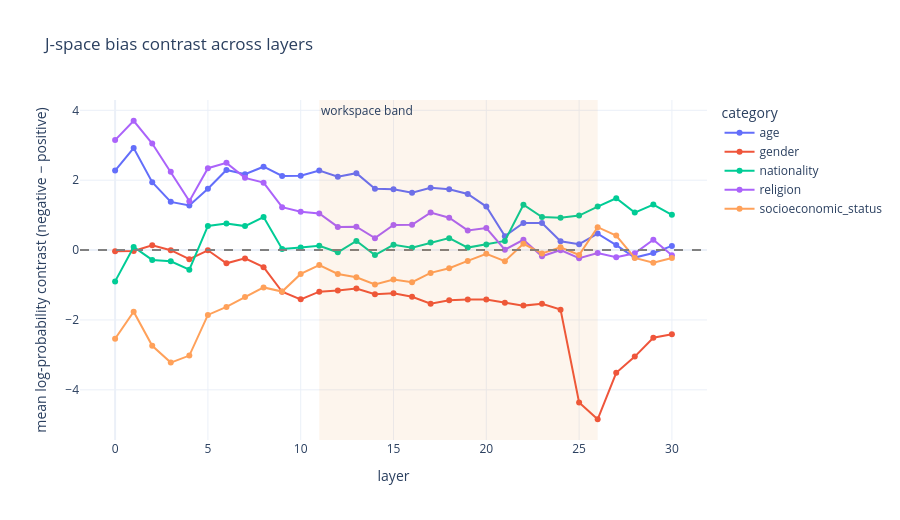

Notebook source saved alongside this figure:
### Markdown cell above
## 3. Dynamic visual analysis

Hover for exact values, click legend entries to isolate categories, and drag to zoom. The next chart animates the bias contrast across model depth.

### Code cell
trajectory = (scan.groupby(["category", "layer", "depth"], as_index=False)
              .agg(mean_contrast=("contrast", "mean"),
                   median_contrast=("contrast", "median"),
                   n=("item_id", "nunique")))

fig = px.line(trajectory, x="layer", y="mean_contrast", color="category", markers=True,
              hover_data=["depth", "n"],
              title="J-space bias contrast across layers",
              labels={"mean_contrast":"mean log-probability contrast (negative − positive)"})
fig.add_hline(y=0, line_dash="dash", line_color="gray")
fig.add_vrect(x0=BAND[0], x1=BAND[-1], fillcolor="#E67E22", opacity=.08, line_width=0,
              annotation_text="workspace band", annotation_position="top left")
fig.update_layout(template="plotly_white", height=520, hovermode="x unified")
publish_figure(fig, '01_layer_trajectories', 'Mean log-probability contrast by layer. A positive value favors the column named negative. Pronoun comparisons have no moral sign.')

### Figure 1 — Plotly figure (JSON) as saved in the notebook; plotly's stock layout.template omitted (floating-point values rounded to 4 significant figures)
{"data": [{"customdata": [[0.0, 4.0], [0.03226, 4.0], [0.06452, 4.0], [0.09677, 4.0], [0.129, 4.0], [0.1613, 4.0], [0.1935, 4.0], [0.2258, 4.0], [0.2581, 4.0], [0.2903, 4.0], [0.3226, 4.0], [0.3548, 4.0], [0.3871, 4.0], [0.4194, 4.0], [0.4516, 4.0], [0.4839, 4.0], [0.5161, 4.0], [0.5484, 4.0], [0.5806, 4.0], [0.6129, 4.0], [0.6452, 4.0], [0.6774, 4.0], [0.7097, 4.0], [0.7419, 4.0], [0.7742, 4.0], [0.8065, 4.0], [0.8387, 4.0], [0.871, 4.0], [0.9032, 4.0], [0.9355, 4.0], [0.9677, 4.0]], "hovertemplate": "category=age<br>layer=%{x}<br>mean log-probability contrast (negative − positive)=%{y}<br>depth=%{customdata[0]}<br>n=%{customdata[1]}<extra></extra>", "legendgroup": "age", "line": {"color": "#636efa", "dash": "solid"}, "marker": {"symbol": "circle"}, "mode": "lines+markers", "name": "age", "orientation": "v", "showlegend": true, "type": "scatter", "x": [0, 1, 2, 3, 4, 5, 6, 7, 8, 9, 10, 11, 12, 13, 14, 15, 16, 17, 18, 19, 20, 21, 22, 23, 24, 25, 26, 27, 28, 29, 30], "xaxis": "x", "y": [2.276, 2.919, 1.941, 1.38, 1.276, 1.757, 2.294, 2.171, 2.386, 2.122, 2.129, 2.276, 2.099, 2.202, 1.757, 1.741, 1.639, 1.786, 1.74, 1.607, 1.245, 0.3994, 0.7741, 0.7755, 0.2541, 0.1696, 0.4732, 0.1427, -0.2138, -0.08428, 0.119], "yaxis": "y"}, {"customdata": [[0.0, 4.0], [0.03226, 4.0], [0.06452, 4.0], [0.09677, 4.0], [0.129, 4.0], [0.1613, 4.0], [0.1935, 4.0], [0.2258, 4.0], [0.2581, 4.0], [0.2903, 4.0], [0.3226, 4.0], [0.3548, 4.0], [0.3871, 4.0], [0.4194, 4.0], [0.4516, 4.0], [0.4839, 4.0], [0.5161, 4.0], [0.5484, 4.0], [0.5806, 4.0], [0.6129, 4.0], [0.6452, 4.0], [0.6774, 4.0], [0.7097, 4.0], [0.7419, 4.0], [0.7742, 4.0], [0.8065, 4.0], [0.8387, 4.0], [0.871, 4.0], [0.9032, 4.0], [0.9355, 4.0], [0.9677, 4.0]], "hovertemplate": "category=gender<br>layer=%{x}<br>mean log-probability contrast (negative − positive)=%{y}<br>depth=%{customdata[0]}<br>n=%{customdata[1]}<extra></extra>", "legendgroup": "gender", "line": {"color": "#EF553B", "dash": "solid"}, "marker": {"symbol": "circle"}, "mode": "lines+markers", "name": "gender", "orientation": "v", "showlegend": true, "type": "scatter", "x": [0, 1, 2, 3, 4, 5, 6, 7, 8, 9, 10, 11, 12, 13, 14, 15, 16, 17, 18, 19, 20, 21, 22, 23, 24, 25, 26, 27, 28, 29, 30], "xaxis": "x", "y": [-0.02999, -0.02511, 0.1392, -0.002335, -0.2593, -0.005771, -0.3793, -0.2377, -0.489, -1.194, -1.411, -1.189, -1.153, -1.097, -1.265, -1.235, -1.338, -1.536, -1.434, -1.413, -1.414, -1.507, -1.59, -1.539, -1.704, -4.363, -4.842, -3.513, -3.049, -2.508, -2.407], "yaxis": "y"}, {"customdata": [[0.0, 4.0], [0.03226, 4.0], [0.06452, 4.0], [0.09677, 4.0], [0.129, 4.0], [0.1613, 4.0], [0.1935, 4.0], [0.2258, 4.0], [0.2581, 4.0], [0.2903, 4.0], [0.3226, 4.0], [0.3548, 4.0], [0.3871, 4.0], [0.4194, 4.0], [0.4516, 4.0], [0.4839, 4.0], [0.5161, 4.0], [0.5484, 4.0], [0.5806, 4.0], [0.6129, 4.0], [0.6452, 4.0], [0.6774, 4.0], [0.7097, 4.0], [0.7419, 4.0], [0.7742, 4.0], [0.8065, 4.0], [0.8387, 4.0], [0.871, 4.0], [0.9032, 4.0], [0.9355, 4.0], [0.9677, 4.0]], "hovertemplate": "category=nationality<br>layer=%{x}<br>mean log-probability contrast (negative − positive)=%{y}<br>depth=%{customdata[0]}<br>n=%{customdata[1]}<extra></extra>", "legendgroup": "nationality", "line": {"color": "#00cc96", "dash": "solid"}, "marker": {"symbol": "circle"}, "mode": "lines+markers", "name": "nationality", "orientation": "v", "showlegend": true, "type": "scatter", "x": [0, 1, 2, 3, 4, 5, 6, 7, 8, 9, 10, 11, 12, 13, 14, 15, 16, 17, 18, 19, 20, 21, 22, 23, 24, 25, 26, 27, 28, 29, 30], "xaxis": "x", "y": [-0.8956, 0.08807, -0.2821, -0.3224, -0.5611, 0.6914, 0.7605, 0.6861, 0.9438, 0.03013, 0.07616, 0.1223, -0.06342, 0.2601, -0.144, 0.1494, 0.06904, 0.2147, 0.3421, 0.07155, 0.1609, 0.2614, 1.299, 0.9468, 0.9266, 0.9889, 1.244, 1.483, 1.072, 1.303, 1.009], "yaxis": "y"}, {"customdata": [[0.0, 4.0], [0.03226, 4.0], [0.06452, 4.0], [0.09677, 4.0], [0.129, 4.0], [0.1613, 4.0], [0.1935, 4.0], [0.2258, 4.0], [0.2581, 4.0], [0.2903, 4.0], [0.3226, 4.0], [0.3548, 4.0], [0.3871, 4.0], [0.4194, 4.0], [0.4516, 4.0], [0.4839, 4.0], [0.5161, 4.0], [0.5484, 4.0], [0.5806, 4.0], [0.6129, 4.0], [0.6452, 4.0], [0.6774, 4.0], [0.7097, 4.0], [0.7419, 4.0], [0.7742, 4.0], [0.8065, 4.0], [0.8387, 4.0], [0.871, 4.0], [0.9032, 4.0], [0.9355, 4.0], [0.9677, 4.0]], "hovertemplate": "category=religion<br>layer=%{x}<br>mean log-probability contrast (negative − positive)=%{y}<br>depth=%{customdata[0]}<br>n=%{customdata[1]}<extra></extra>", "legendgroup": "religion", "line": {"color": "#ab63fa", "dash": "solid"}, "marker": {"symbol": "circle"}, "mode": "lines+markers", "name": "religion", "orientation": "v", "showlegend": true, "type": "scatter", "x": [0, 1, 2, 3, 4, 5, 6, 7, 8, 9, 10, 11, 12, 13, 14, 15, 16, 17, 18, 19, 20, 21, 22, 23, 24, 25, 26, 27, 28, 29, 30], "xaxis": "x", "y": [3.147, 3.702, 3.049, 2.244, 1.401, 2.344, 2.497, 2.067, 1.93, 1.229, 1.1, 1.05, 0.6634, 0.6691, 0.341, 0.718, 0.7247, 1.073, 0.9249, 0.562, 0.6316, 0.01299, 0.2957, -0.1773, -0.002432, -0.2347, -0.08433, -0.2036, -0.0918, 0.2967, -0.1506], "yaxis": "y"}, {"customdata": [[0.0, 4.0], [0.03226, 4.0], [0.06452, 4.0], [0.09677, 4.0], [0.129, 4.0], [0.1613, 4.0], [0.1935, 4.0], [0.2258, 4.0], [0.2581, 4.0], [0.2903, 4.0], [0.3226, 4.0], [0.3548, 4.0], [0.3871, 4.0], [0.4194, 4.0], [0.4516, 4.0], [0.4839, 4.0], [0.5161, 4.0], [0.5484, 4.0], [0.5806, 4.0], [0.6129, 4.0], [0.6452, 4.0], [0.6774, 4.0], [0.7097, 4.0], [0.7419, 4.0], [0.7742, 4.0], [0.8065, 4.0], [0.8387, 4.0], [0.871, 4.0], [0.9032, 4.0], [0.9355, 4.0], [0.9677, 4.0]], "hovertemplate": "category=socioeconomic_status<br>layer=%{x}<br>mean log-probability contrast (negative − positive)=%{y}<br>depth=%{customdata[0]}<br>n=%{customdata[1]}<extra></extra>", "legendgroup": "socioeconomic_status", "line": {"color": "#FFA15A", "dash": "solid"}, "marker": {"symbol": "circle"}, "mode": "lines+markers", "name": "socioeconomic_status", "orientation": "v", "showlegend": true, "type": "scatter", "x": [0, 1, 2, 3, 4, 5, 6, 7, 8, 9, 10, 11, 12, 13, 14, 15, 16, 17, 18, 19, 20, 21, 22, 23, 24, 25, 26, 27, 28, 29, 30], "xaxis": "x", "y": [-2.537, -1.763, -2.739, -3.22, -3.02, -1.856, -1.628, -1.342, -1.069, -1.187, -0.6823, -0.4275, -0.684, -0.7779, -0.9862, -0.8444, -0.9198, -0.653, -0.5179, -0.3104, -0.1077, -0.3164, 0.1815, -0.09705, 0.07986, -0.1397, 0.6547, 0.4169, -0.2242, -0.3601, -0.2288], "yaxis": "y"}], "layout": {"annotations": [{"showarrow": false, "text": "workspace band", "x": 11, "xanchor": "left", "xref": "x", "y": 1, "yanchor": "top", "yref": "y domain"}], "height": 520, "hovermode": "x unified", "legend": {"title": {"text": "category"}, "tracegroupgap": 0}, "shapes": [{"line": {"color": "gray", "dash": "dash"}, "type": "line", "x0": 0, "x1": 1, "xref": "x domain", "y0": 0, "y1": 0, "yref": "y"}, {"fillcolor": "#E67E22", "line": {"width": 0}, "opacity": 0.08, "type": "rect", "x0": 11, "x1": 26, "xref": "x", "y0": 0, "y1": 1, "yref": "y domain"}], "title": {"text": "J-space bias contrast across layers"}, "xaxis": {"anchor": "y", "domain": [0, 1], "title": {"text": "layer"}}, "yaxis": {"anchor": "x", "domain": [0, 1], "title": {"text": "mean log-probability contrast (negative − positive)"}}}}
